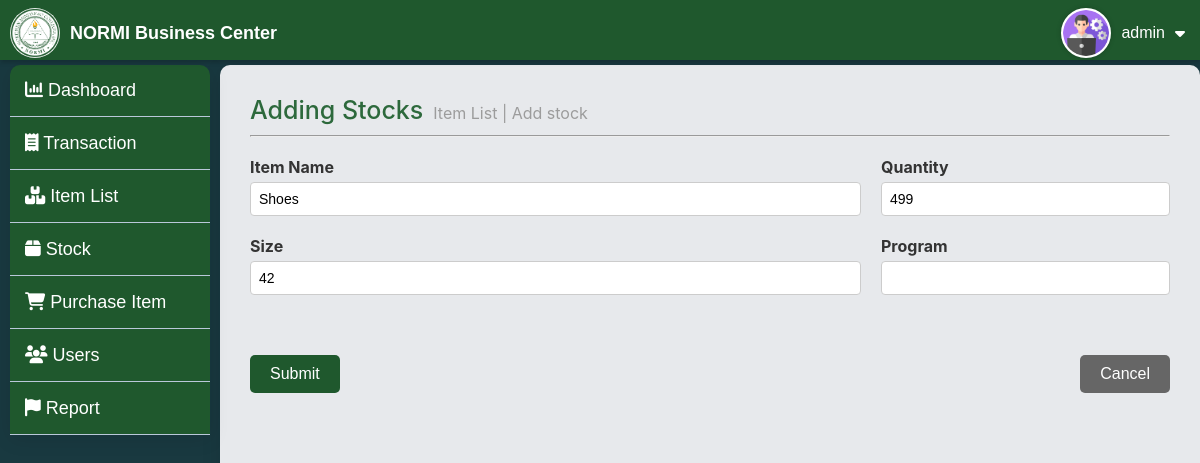
Page /admin/add_stock.php?id=10 (signed in) on the committed database.
### tables this page shows
CREATE TABLE `inventory` (
  `id` int(11) NOT NULL,
  `name` varchar(100) NOT NULL,
  `barcode` varchar(100) NOT NULL,
  `quantity` int(11) NOT NULL,
  `price` decimal(10,2) NOT NULL,
  `item_code` varchar(50) NOT NULL,
  `size` varchar(20) NOT NULL,
  `image` varchar(255) NOT NULL,
  `year_level` varchar(30) NOT NULL,
  `category` varchar(255) NOT NULL,
  `description` varchar(225) NOT NULL
);

### admin/add_stock.php (the view, shortened to what this page needs)
<?php
include '../db.php';
$itemId = isset($_GET['id']) ? $_GET['id'] : null;
if ($itemId) {
    $stmt = $conn->prepare("SELECT * FROM inventory WHERE id = :id");
    $stmt->bindParam(':id', $itemId);
    $stmt->execute();
    $item = $stmt->fetch(PDO::FETCH_ASSOC);
} else {
    $item = null;
}
?>
<!DOCTYPE html>
<html lang="en">
<head>
    <link rel="stylesheet" href="css/add_stock.css">
    <link rel="stylesheet" href="https://cdnjs.cloudflare.com/ajax/libs/font-awesome/6.6.0/css/all.min.css">
</head>
<body>
    <?php include_once('navbar.php') ?>
    <?php include_once('sidebar.php') ?>
    <div class="container">
        <div class="toplabel">
            <h1>Adding Stocks</h1>
            <p>Item List | Add stock</p>
        </div>
        <hr>
        <form id="myForm" action="add_stock_process.php" method="POST" onsubmit="confirmSubmit(event)">
            <div class="form-flex">
                <div class="form-group form-column-1">
                    <label for="name">Item Name</label>
                    <input type="text" id="name" name="name" value="<?php echo htmlspecialchars($item['name'] ?? ''); ?>" required>
                    <label for="size">Size</label>
                    <input type="text" id="size" name="size" value="<?php echo htmlspecialchars($item['size'] ?? ''); ?>" required>
                </div>
                <div class="form-group form-column-2">
                    <label for="quantity">Quantity</label>
                    <input type="number" id="quantity" name="quantity" value="<?php echo htmlspecialchars($item['quantity'] ?? ''); ?>" required>
                    <label for="year_level">Program</label>
                    <input type="text" id="year_level" name="year_level" value="<?php echo htmlspecialchars($item['year_level'] ?? ''); ?>">
                </div>
                <div class="form-actions">
                    <button type="submit" class="submit-btn">Submit</button>
                    <button type="button" class="cancel-btn" onclick="handleCancel()">Cancel</button>
                </div>
            </div>
        </form>
    </div>
</body>
</html>

### admin/navbar.php (shortened to what this page needs)
<?php
include_once '../db.php';
try {
    $pdo = new PDO("mysql:host=$host;dbname=$dbname", $username, $password);
    $pdo->setAttribute(PDO::ATTR_ERRMODE, PDO::ERRMODE_EXCEPTION);
} catch (PDOException $e) {
    error_log("Database connection error: " . $e->getMessage());
    die("Could not connect to the database. Please try again later.");
}
if (isset($_SESSION['all_username'])) {
    $stmt = $pdo->prepare("SELECT username FROM admins WHERE username = :username");
    $stmt->bindParam(':username', $_SESSION['all_username'], PDO::PARAM_STR);
    $stmt->execute();
    $user = $stmt->fetch(PDO::FETCH_ASSOC);
    if ($user) {
        $username = $user['username'];
    }
}
?>
<!DOCTYPE html>
<html lang="en">
<head>
    <link rel="stylesheet" href="https://cdnjs.cloudflare.com/ajax/libs/font-awesome/6.6.0/css/all.min.css">
    <link rel="stylesheet" href="css/navbar.css">
</head>
<body>
    <nav class="navbar">
        <div class="logo">
            <img src="../img/logohome.png" alt="Logo">
            <h1>NORMI Business Center</h1>
        </div>
        <div class="username">
            <div class="user">
                <div class="userpic">
                <img src="../img/admin.png" alt="User Picture">
                </div>
                <p aria-label="Logged-in Username"><?php echo htmlspecialchars($username); ?></p>
                <i class="fa-solid fa-caret-down" style="color: #fff"></i>
            </div>
        </div>
    </nav>
</body>
</html>

### admin/css/add_stock.css (style rules this page uses)
* { box-sizing: border-box; margin: 0; padding: 0; }
body { font-family: Arial, sans-serif; background-color: #193940; }
.container { margin-top: 65px; margin-left: 220px; background-color: #e7e9ec; border-radius: 10px; box-shadow: 0 4px 20px rgba(0, 0, 0, 0.1); display: flex; flex-direction: column; padding: 30px; height: 2000px; font-family: -apple-system, BlinkMacSystemFont, Segoe UI, Roboto, Helvetica Neue, Arial, sans-serif; }
.toplabel { display: flex; gap: 10px; align-items: baseline; font-family: -apple-system, BlinkMacSystemFont, Segoe UI, Roboto, Helvetica Neue, Arial, sans-serif; }
.toplabel > h1 { font-size: 25px; font-weight: 500; color: #2d693c; margin-bottom: 10px; }
.toplabel > p { color: #9c9c9c; font-weight: 400; }
.container > hr { margin-bottom: 20px; }
.form-flex { display: flex; flex-direction: row; flex-wrap: wrap; gap: 20px; align-items: flex-start; }
.form-group { display: flex; flex-direction: column; }
.form-column-1 { flex: 1 1 55%; }
.form-column-2 { flex: 1 1 20%; }
.form-group label { font-weight: bold; color: #333; margin-bottom: 5px; }
.form-group input, .form-group select, .form-group textarea { padding: 8px; border-radius: 4px; border: 1px solid #ccc; font-size: 14px; margin-bottom: 20px; }
.form-actions { display: flex; justify-content: space-between; width: 100%; margin-top: 20px; }
.form-actions button { padding: 10px 20px; border-radius: 5px; border: none; cursor: pointer; font-size: 16px; }
.submit-btn { background-color: #1f582d; color: #fff; transition: background-color 0.3s; }
.cancel-btn { background-color: #666; color: #fff; transition: background-color 0.3s; }

### admin/css/navbar.css (style rules this page uses)
.navbar { position: fixed; top: 0; left: 0; width: 100%; height: 60px; z-index: 1000; display: flex; flex-wrap: wrap; align-items: center; justify-content: space-between; background-color: #1f582d; padding: 5px 10px; box-shadow: 0 2px 5px rgba(0, 0, 0, 0.2); }
.username { max-width: 300px; cursor: pointer; transition: 0.5ms; }
.user { padding: 3px 5px; display: flex; align-items: center; justify-content: left; max-width: 300px; }
.user p { color: #fff; margin: 0; padding: 0 10px; font-weight: 500; }
.userpic { width: 50px; height: 50px; border-radius: 50%; background-color: white; }
.logo { display: flex; align-items: center; color: #fff; gap: 10px; cursor: pointer; }
.logo > h1 { font-size: 18px; font-weight: bold; }
.logo > img { border-radius: 50%; height: 50px; background-color: #fff; }

### admin/navbar.php (style rules this page uses)
.userpic { width: 50px; height: 50px; border-radius: 50%; background-color: white; overflow: hidden; display: flex; align-items: center; justify-content: center; border: 2px solid #fff; box-shadow: 0 0 5px rgba(0, 0, 0, 0.2); }
.userpic img { width: 100%; height: 100%; object-fit: cover; }

### rows in the picture
inventory: name "Shoes", size "42", quantity "499"

### other values in the picture
$username "admin"
